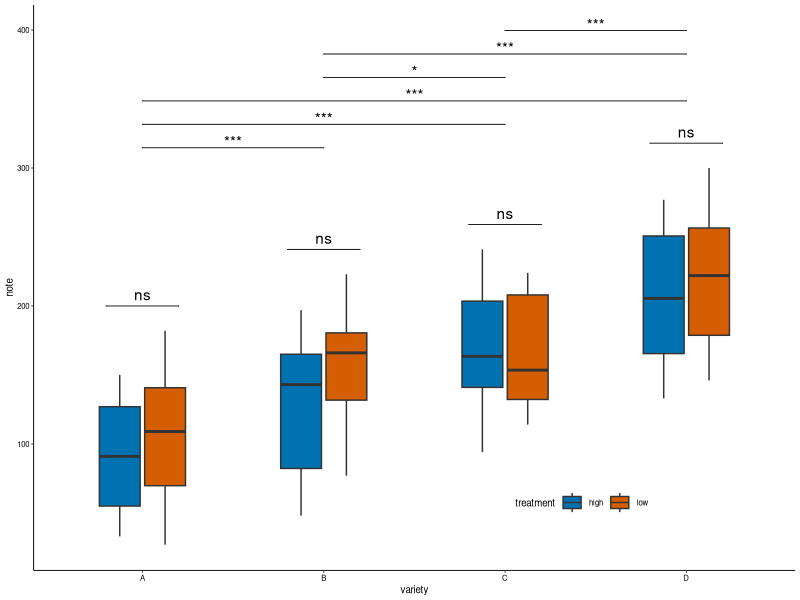
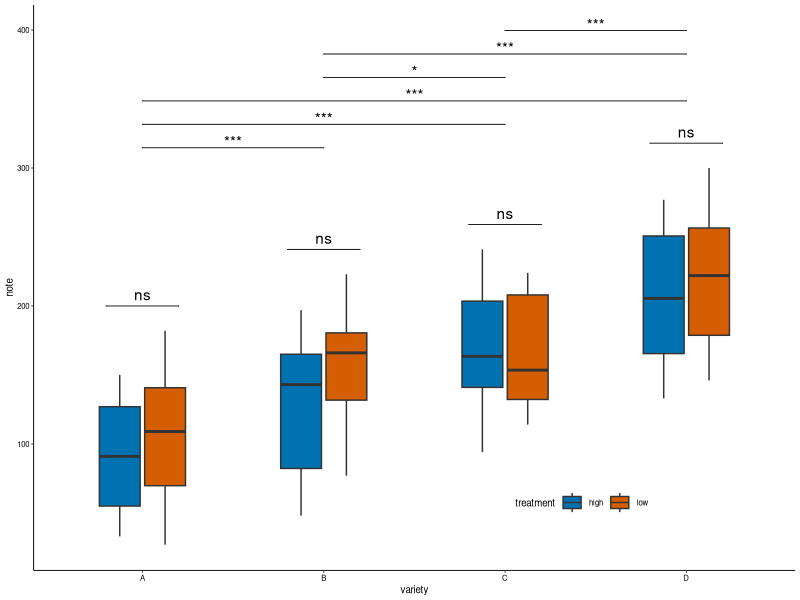

Generate these figures, in order, with R:
suppressPackageStartupMessages({
  library(ggplot2); library(dplyr); library(ggpubr); library(rstatix)
})
set.seed(42)
variety   <- rep(LETTERS[1:4], each = 40)
treatment <- rep(c("high", "low"), each = 20)
note      <- seq(1:160) + sample(1:150, 160, replace = TRUE)
df <- data.frame(variety, treatment, note)

# 色盲友好：Okabe-Ito 蓝/朱，不用红绿
pal <- c("high" = "#0072B2", "low" = "#D55E00")

df_p_val1 <- df %>%
  mutate(variety = factor(variety)) %>%
  group_by(variety) %>%
  wilcox_test(formula = note ~ treatment) %>%
  add_significance(p.col = "p", cutpoints = c(0, 0.001, 0.01, 0.05, 1),
                   symbols = c("***", "**", "*", "ns")) %>%
  add_xy_position(x = "variety")

df_p_val2 <- df %>%
  wilcox_test(formula = note ~ variety) %>%
  add_significance(p.col = "p", cutpoints = c(0, 0.001, 0.01, 0.05, 1),
                   symbols = c("***", "**", "*", "ns")) %>%
  add_xy_position()

p <- ggplot() +
  geom_boxplot(data = df, mapping = aes(x = variety, y = note, fill = treatment),
               width = 0.5, outlier.colour = "grey30", outlier.size = 1.2) +
  scale_fill_manual(values = pal) +
  stat_pvalue_manual(df_p_val1, label = "{p.signif}", tip.length = 0) +
  stat_pvalue_manual(df_p_val2, label = "{p.signif}", tip.length = 0,
                     y.position = df_p_val2$y.position + 0.5) +
  labs(x = "variety", y = "note") +
  guides(fill = guide_legend(title = "treatment")) +
  theme_classic(base_size = 7) +
  theme(axis.text = element_text(color = "black"),
        legend.position = c(0.72, 0.12),
        legend.direction = "horizontal")

out_dir <- Sys.getenv("R453_OUT_DIR", unset = getwd())
dir.create(out_dir, recursive = TRUE, showWarnings = FALSE)
ggsave(file.path(out_dir, "L1_boxplot_verified.pdf"), p, width = 89, height = 60, units = "mm")
ggsave(file.path(out_dir, "L1_boxplot_verified.png"), p, width = 89, height = 60, units = "mm", dpi = 300, device = png, type = "cairo")
cat("RENDER_OK\n")
cat("pkgs:", paste(rownames(installed.packages()[, "Package", drop = FALSE])[1], collapse = ""), "\n")
